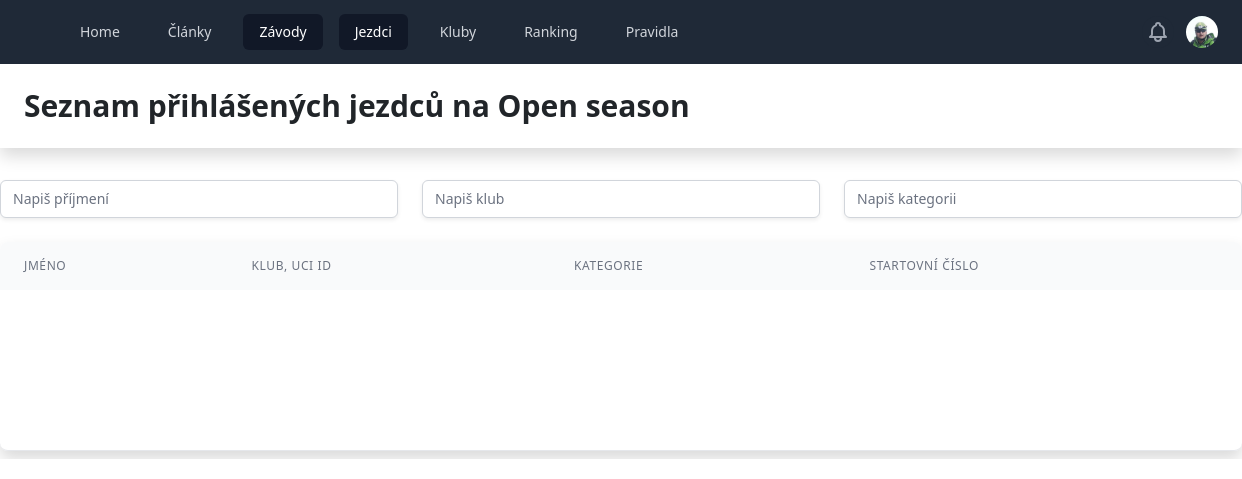
The page /event/entry-riders/61 (signed in) on the database its author committed.
### accounts/models.py (models this page shows, shortened)
class Account(AbstractBaseUser, PermissionsMixin):
    first_name      = models.CharField(max_length = 100)
    last_name       = models.CharField(max_length = 100)
    username        = models.CharField(max_length = 50, unique = True)
    email           = models.EmailField(max_length = 100, unique = True)
    phone_number    = models.CharField(max_length = 50)
    date_joined     = models.DateTimeField(auto_now_add = True)
    last_login      = models.DateTimeField(auto_now_add = True)
    is_admin        = models.BooleanField(default = False)
    is_staff        = models.BooleanField(default = False)
    is_active       = models.BooleanField(default = False)
    is_superuser    = models.BooleanField(default = False)
    is_rider        = models.BooleanField(default = False)
    is_commission   = models.BooleanField(default = False)
    is_commissar    = models.BooleanField(default = False)
    photo = models.ImageField(
        upload_to='static/images/users/', blank=True, null=True, default='static/images/users/blank-avatar-200x200.jpg')
    USERNAME_FIELD  = 'email'
    REQUIRED_FIELDS = ['username', 'first_name', 'last_name']
    objects = MyAccountManager()
    class Meta:
        verbose_name = "Uživatel"
        verbose_name_plural = "Uživatelé"
    def __str__(self):
        return self.first_name + " " + self.last_name

### event/models.py (models this page shows, shortened)
class Event(models.Model):
    EVENT_TYPE = (('Mistrovství ČR jednotlivců', 'Mistrovství ČR jednotlivců'),
                  ('Mistrovství ČR družstev', 'Mistrovství ČR družstev'), ('Český pohár', 'Český pohár'),
                  ('Česká liga', 'Česká liga'),
                  ('Moravská liga', 'Moravská liga'), ('Volný závod', 'Volný závod'),
                  ('Evropský pohár', 'Evropský pohár'),
                  ('Mistrovství Evropy', 'Mistrovství Evropy'),
                  ('Mistrovství světa', 'Mistrovství světa'),
                  ('Nebodovaný závod', 'Nebodovaný závod'),)
    RACE_SYSTEM = (('3 základní rozjíždky a KO system', '3 základní rozjíždky a KO system'), ('5 základních rozjíždek a KO system', '5 základních rozjíždek a KO system'))
    name = models.CharField(max_length=255, blank=False)
    date = models.DateField(null=True, blank=True)
    double_race = models.BooleanField(default=False)
    organizer = models.ForeignKey(Club, related_name='club', null=True, on_delete=models.SET_NULL)
    type_for_ranking = models.CharField(max_length=100, choices=EVENT_TYPE, default="Volný závod")
    classes_and_fees_like = models.ForeignKey(EntryClasses,  default = 6, on_delete=models.SET_DEFAULT, blank=True)
    is_uci_race = models.BooleanField(default=False)
    pcp = models.ForeignKey(Commissar, related_name="PCP", on_delete=models.SET_NULL, blank=True, null=True)
    pcp_assist = models.ForeignKey(Commissar, related_name="PCP_asist", on_delete=models.SET_NULL, blank=True, null=True)
    director = models.CharField(max_length=255, null=True, blank=True)
    reg_open_from = models.DateField(default='2021-04-01')
    reg_open_to = models.DateField(default='2021-12-31')
    reg_open = models.BooleanField(default=True)
    system = models.CharField(choices=RACE_SYSTEM, default='3 základní rozjíždky a KO system', max_length=100, blank=True, null=True)
    commission_fee = models.IntegerField(default=0)
    proposition_path = models.FileField(upload_to='static/propositions', null = True, blank = True)
    proposition_created = models.DateTimeField(auto_now_add=True, null=True, blank=True)
    bem_entries = models.FileField(upload_to='static/bem_entries', null = True, blank = True)
    bem_entries_created = models.DateTimeField(auto_now_add=True, null=True, blank=True)
    bem_riders_list = models.FileField(upload_to='static/bem_riders', null = True, blank = True)
    bem_riders_created = models.DateTimeField(auto_now_add=True, null=True, blank=True)
    bem_backup_path = models.FileField(upload_to='static/bem_backup', null = True, blank = True)
    bem_backup_uploaded = models.DateTimeField(auto_now_add=True, null=True, blank=True)
    full_results_path = models.FileField(upload_to='static/full_results', null = True, blank = True)
    full_results_uploaded = models.DateTimeField(auto_now_add=True, null=True, blank=True)
    fast_riders_path = models.FileField(upload_to='static/full_results', null = True, blank = True)
    fast_riders_uploaded = models.DateTimeField(auto_now_add=True, null=True, blank=True)
    xml_results = models.FileField(upload_to='static/results', null=True, blank=True)
    xml_results_uploaded = models.DateTimeField(auto_now_add=True, null=True, blank=True)
    created = models.DateField(auto_now_add=True, null=True)
    updated = models.DateField(auto_now=True, null=True, blank=True)
    canceled = models.BooleanField(default=False)
    class Meta:
        verbose_name = "Závod"
        verbose_name_plural = 'Závody'
        ordering = ['-date',]

### event/views.py (the view)
# urls.py: path('entry-riders/<int:pk>', views.EntryRidersView, name='entry-riders'),
def EntryRidersView(request,pk):
    event = Event.objects.get(id=pk)
    entries_20 = Entry.objects.filter(event=pk, is_20=1, payment_complete=1)
    entries_24 = Entry.objects.filter(event=pk, is_24=1, payment_complete=1)
    riders_20=[]
    riders_24=[]
    for entry_20 in entries_20:
        rider_20 = Rider.objects.get(uci_id = entry_20.rider)
        rider_20.class_20 = entry_20.class_20
        riders_20.append(rider_20)
    for entry_24 in entries_24:
        rider_24 = Rider.objects.get(uci_id = entry_24.rider)
        rider_24.class_24 = entry_24.class_24
        print(rider_24.class_24)
        riders_24.append(rider_24)
    data={'event':event, 'riders_20':riders_20, 'riders_24':riders_24}
    return render(request, 'event/entry-riders.html', data)

### event/templates/event/entry-riders.html (shortened to what this page needs)
{% extends 'base.html' %}  {% load static %} {% block content %}
<header class="bg-white shadow">
  <div class="max-w-7xl mx-auto py-6 px-4 sm:px-6 lg:px-8">
    <h1 class="text-3xl font-bold dark:text-gray-300">Seznam přihlášených jezdců na {{event.name}}</h1>
  </div>
</header>
<div class="max-w-7xl mx-auto">
<div class="search" style="margin-top: 2rem">
  <div class="row">
    <div class="col-sm mb-4">
      <input
        class="shadow-sm focus:ring-indigo-500 focus:border-indigo-500 block w-full sm:text-sm border-gray-300 rounded-md"
        type="text"
        placeholder="Napiš příjmení"
        aria-label="default input example"
        onkeyup="searchByName()"
        id="inputName"/>
    </div>
    <div class="col-sm">
      <input
        class="shadow-sm focus:ring-indigo-500 focus:border-indigo-500 block w-full sm:text-sm border-gray-300 rounded-md"
        type="text"
        placeholder="Napiš klub"
        aria-label="default input example"
        onkeyup="searchByClub()"
        id="inputClub"/>
    </div>
    <div class="col-sm mb-4">
      <input
        class="shadow-sm focus:ring-indigo-500 focus:border-indigo-500 block w-full sm:text-sm border-gray-300 rounded-md"
        type="text"
        placeholder="Napiš kategorii"
        aria-label="default input example"
        onkeyup="searchByClass()"
        id="inputClass"/>
    </div>
  </div>
  <div class="flex flex-col">
    <div class="-my-2 overflow-x-auto sm:-mx-6 lg:-mx-8">
      <div class="py-2 align-middle inline-block min-w-full sm:px-6 lg:px-8">
        <div class="shadow overflow-hidden border-b border-gray-200 sm:rounded-lg">
          <table class="min-w-full divide-y divide-gray-200" id="myTable">
            <thead class="bg-gray-50">
              <tr>
                <th scope="col" class="px-6 py-3 text-left text-xs font-medium text-gray-500 uppercase tracking-wider">
                  Jméno
                </th>
                <th scope="col" class="px-6 py-3 text-left text-xs font-medium text-gray-500 uppercase tracking-wider">
                  Klub, UCI ID
                </th>
                <th scope="col" class="px-6 py-3 text-left text-xs font-medium text-gray-500 uppercase tracking-wider">
                  Kategorie
                </th>
                <th scope="col" class="px-6 py-3 text-left text-xs font-medium text-gray-500 uppercase tracking-wider">
                  Startovní číslo
                </th>
              </tr>
            </thead>
          </table>
        </div>
      </div>
    </div>
  </div>
    </div>
  </div>
{% endblock content %}

### theme/templates/includes/navbar.html (shortened to what this page needs)
{% load static %}
  <nav class="bg-gray-800 fixed top-0 left-0 right-0 z-20" id="navbar">
    <div class="mx-auto max-w-7xl px-4 sm:px-6 lg:px-8">
      <div class="flex h-16 items-center justify-between">
        <div class="flex items-center">
          <div class="hidden md:block">
            <div class="ml-10 flex items-baseline space-x-4">
              {% if '/' == request.path %}
                <a href="{% url 'news:home' %}" class="rounded-md bg-gray-900 px-3 py-2 text-sm font-medium text-white" aria-current="page">Home</a>
              {% else%}
                <a href="{% url 'news:home' %}" class="rounded-md px-3 py-2 text-sm font-medium text-gray-300 hover:bg-gray-700 hover:text-white">Home</a>
              {% endif %}
              {% if 'news' in request.path %}
              <a href="{% url 'news:news-list' %}" class="rounded-md bg-gray-900 px-3 py-2 text-sm font-medium text-white" aria-current="page">Články</a>
              {% else%}
              <a href="{% url 'news:news-list' %}" class="rounded-md px-3 py-2 text-sm font-medium text-gray-300 hover:bg-gray-700 hover:text-white">Články</a>
              {% endif %}
              {% if 'event' in request.path %}
              <a href="{% url 'event:events' %}" class="rounded-md bg-gray-900 px-3 py-2 text-sm font-medium text-white" aria-current="page">Závody</a>
              {% else%}
              <a href="{% url 'event:events' %}" class="rounded-md px-3 py-2 text-sm font-medium text-gray-300 hover:bg-gray-700 hover:text-white">Závody</a>
              {% endif %}
              {% if 'rider' in request.path %}
              <a href="{% url 'rider:list' %}" class="rounded-md bg-gray-900 px-3 py-2 text-sm font-medium text-white" aria-current="page">Jezdci</a>
              {% else%}
              <a href="{% url 'rider:list' %}" class="rounded-md px-3 py-2 text-sm font-medium text-gray-300 hover:bg-gray-700 hover:text-white">Jezdci</a>
              {% endif %}
              {% if 'club' in request.path %}
              <a href="{% url 'club:clubs-list' %}" class="rounded-md bg-gray-900 px-3 py-2 text-sm font-medium text-white" aria-current="page">Kluby</a>
              {% else%}
              <a href="{% url 'club:clubs-list' %}" class="rounded-md px-3 py-2 text-sm font-medium text-gray-300 hover:bg-gray-700 hover:text-white">Kluby</a>
              {% endif %}
              {% if 'ranking' in request.path %}
              <a href="{% url 'ranking:ranking' %}" class="rounded-md bg-gray-900 px-3 py-2 text-sm font-medium text-white" aria-current="page">Ranking</a>
              {% else%}
              <a href="{% url 'ranking:ranking' %}" class="rounded-md px-3 py-2 text-sm font-medium text-gray-300 hover:bg-gray-700 hover:text-white">Ranking</a>
              {% endif %}
              {% if 'rules' in request.path %}
              <a href="{% url 'news:rules' %}" class="rounded-md bg-gray-900 px-3 py-2 text-sm font-medium text-white" aria-current="page">Pravidla</a>
              {% else%}
              <a href="{% url 'news:rules' %}" class="rounded-md px-3 py-2 text-sm font-medium text-gray-300 hover:bg-gray-700 hover:text-white">Pravidla</a>
              {% endif %}
            </div>
          </div>
        </div>
        <div class="hidden md:block">
          <div class="ml-4 flex items-center md:ml-6">
            {% if user.is_authenticated %}
            <button type="button" class="rounded-full bg-gray-800 p-1 text-gray-400 hover:text-white focus:outline-none focus:ring-2 focus:ring-white focus:ring-offset-2 focus:ring-offset-gray-800">
            </button>
            {% endif %}
            <div class="relative ml-3">
              <div>
                <button type="button" class="flex max-w-xs items-center rounded-full bg-gray-800 text-sm focus:outline-none focus:ring-2 focus:ring-white focus:ring-offset-2 focus:ring-offset-gray-800" id="user-menu-button" aria-expanded="false" aria-haspopup="true">
                  {% if user.is_authenticated %}
                  <img class="h-8 w-8 rounded-full" src="{{user.photo.url}}" alt="" />
                  {% else %}
                  <img class="h-8 w-8 rounded-full" src="{% static 'images/users/blank-avatar-200x200.jpg' %}" alt="" />
                  {% endif %}
                </button>
              </div>
            </div>
          </div>
        </div>
      </div>
    </div>
  </nav>

### static/css/main.css (style rules this page uses)
html { margin-top: 4rem; }
.search { position: relative; }
#myTable { margin-bottom: 10rem; }

### rows shown on the page
Account: photo (picture)
Event: name "Open season"
